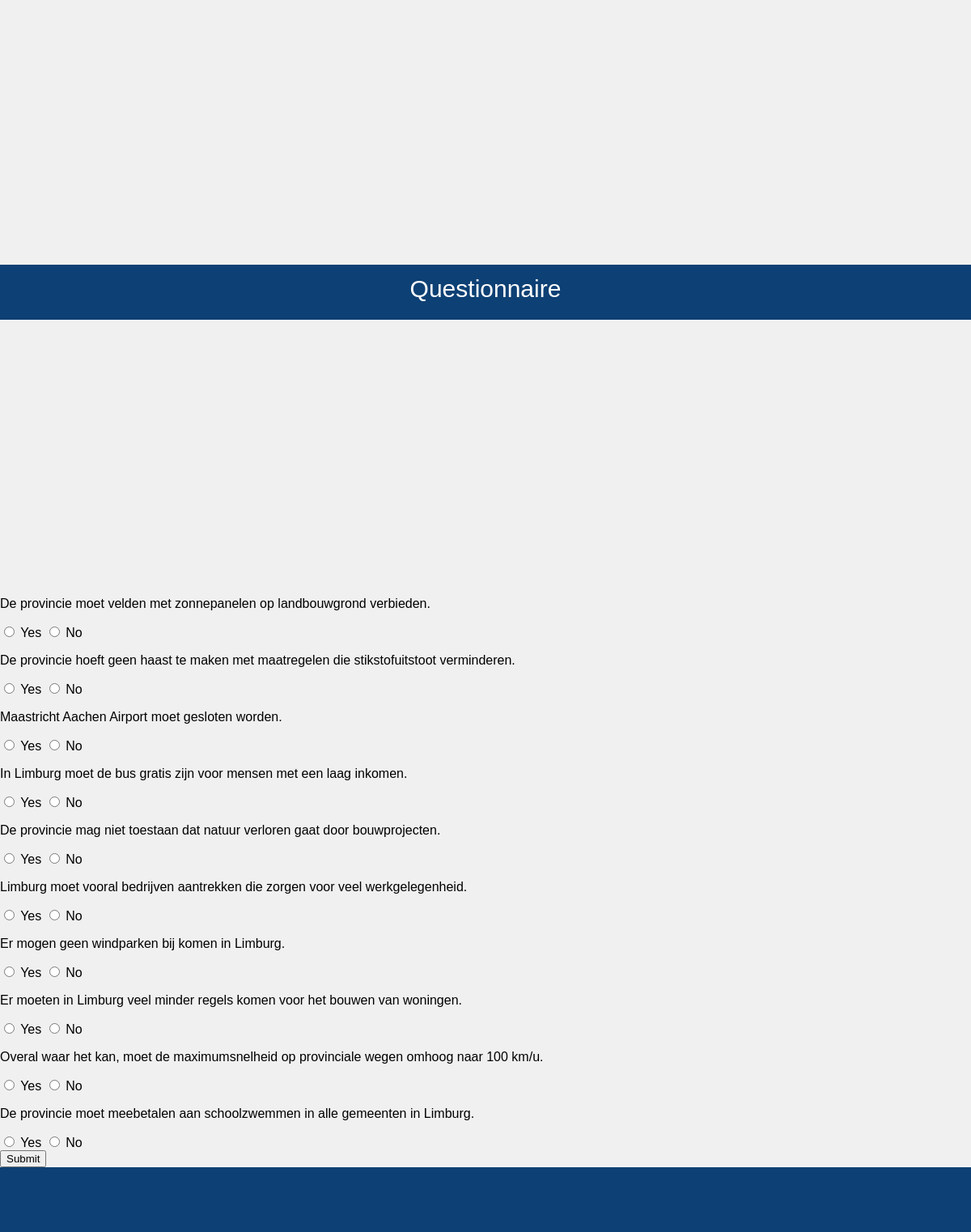
Page /questionnaire.php (signed in) on the committed database.
### tables this page shows
CREATE TABLE `questions` (
  `questionId` int(11) NOT NULL,
  `text` text NOT NULL
);

### questionnaire.php (the view, shortened to what this page needs)
<?php
$hostname = 'localhost';
$username = 'root';
$password = '';
$database = 'stemwijzer';
try {
    $conn = new PDO("mysql:host=$hostname;dbname=$database", $username, $password);
    $conn->setAttribute(PDO::ATTR_ERRMODE, PDO::ERRMODE_EXCEPTION);
} catch (PDOException $e) {
    die("Connection failed: " . $e->getMessage());
}
$stmt = $conn->query("SELECT * FROM questions");
$questions = $stmt->fetchAll(PDO::FETCH_ASSOC);
?>
<!DOCTYPE html>
<html>
<head>
    <link rel="stylesheet" href="../Project2/css/question.css">
</head>
<body>
    <header>Questionnaire</header>
    <form method="POST" action="">
        <?php foreach ($questions as $question) : ?>
            <div>
                <p><?php echo $question['text']; ?></p>
                <input type="radio" id="yes" name="<?php echo $question['questionId']; ?>" value="yes" required>
                <label for="yes">Yes</label>
                <input type="radio" id="no" name="<?php echo $question['questionId']; ?>" value="no" required>
                <label for="no">No</label>
            </div>
        <?php endforeach; ?>
        <div>
            <button type="submit">Submit</button>
        </div>
    </form>
</body>
<footer></footer>
</html>

### css/question.css (style rules this page uses)
* body { margin: 0px; padding: 0px; display: grid; background-color: rgb(240, 240, 240); font-family: Verdana, Geneva, Tahoma, sans-serif; align-items: center; grid-template-areas: "header header" "formi formi" "footer footer"; grid-template-rows: 2fr 2fr; }
header { font-size: 30px; color: white; grid-area: header; background-color: #0D4074; padding-top: 13px; height: 55px; text-align: center; }
footer { grid-area: footer; background-color: #0D4074; height: 10vh; }

### rows in the picture
questions: text "De provincie moet velden met zonnepanelen op landbouwgrond verbieden."
questions: text "De provincie hoeft geen haast te maken met maatregelen die stikstofuitstoot verminderen."
questions: text "Maastricht Aachen Airport moet gesloten worden."
questions: text "In Limburg moet de bus gratis zijn voor mensen met een laag inkomen."
questions: text "De provincie mag niet toestaan dat natuur verloren gaat door bouwprojecten."
questions: text "Limburg moet vooral bedrijven aantrekken die zorgen voor veel werkgelegenheid."
questions: text "Er mogen geen windparken bij komen in Limburg."
questions: text "Er moeten in Limburg veel minder regels komen voor het bouwen van woningen."
questions: text "Overal waar het kan, moet de maximumsnelheid op provinciale wegen omhoog naar 100 km/u."
questions: text "De provincie moet meebetalen aan schoolzwemmen in alle gemeenten in Limburg."
